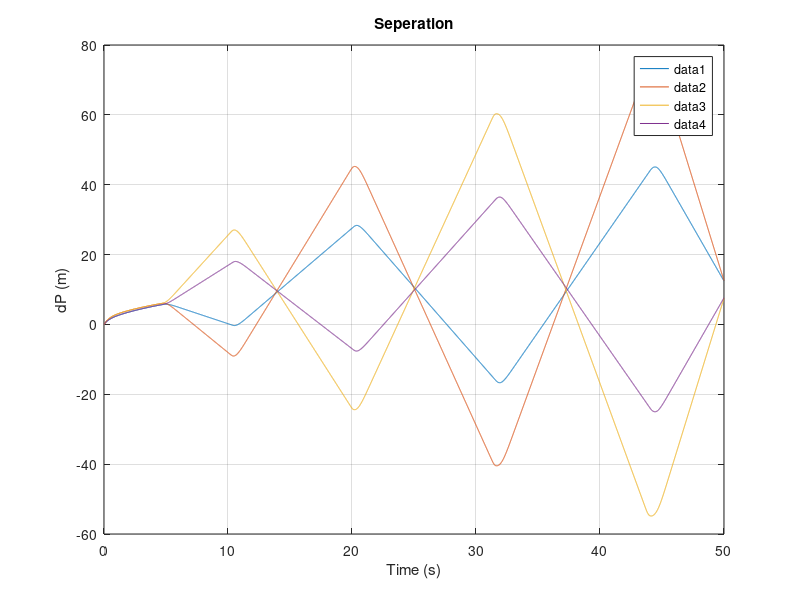
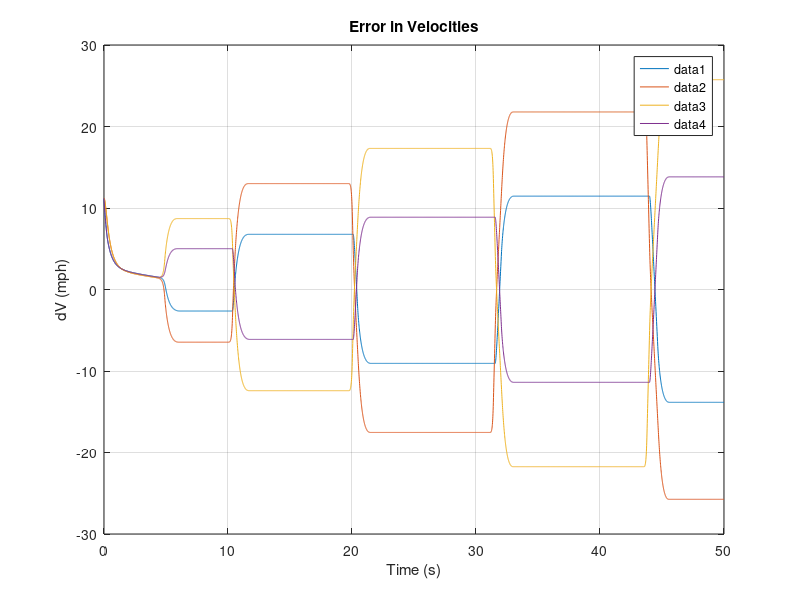
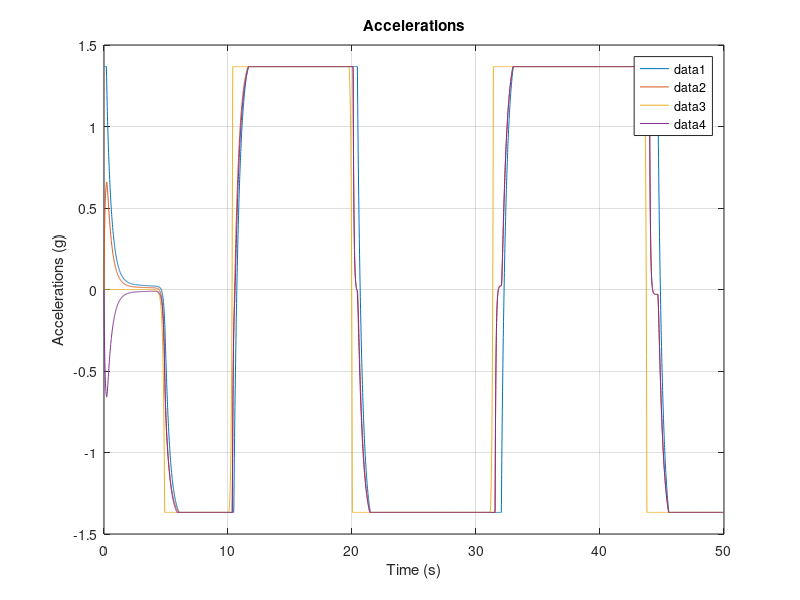

The MATLAB source for these figures, in order:
%% Vehicle Platoon

close all; clc; clear;

%% Functions

kp = 1;
kd = 7;
d = 10;

N = 5; % Platoon size with Leader

for n = 1:N-1
    B(n*2,n:n+1) = [-1 1];
    
end

for n=0:N-1
    K(n+1,n*2+1:n*2+4) = [-kp -kd kp kd];
end

K  = K(:,3:end-2);
A = diag(mod((1:N*2-3),2)==1,1)*1;

%% LQR
% Q = eye(N*2);
% R = 50*eye(N);
% [K,S,E]=lqr(A,B,Q,R);

%% Attacque

K_a = K;

K_a(3,3:6) = [-1 7 1 -7];

%% simulation

% X0  = zeros(1,N*2);
% X0(1,end-1:end) = [0 50];

X0 = [-10 5 -10 5 -10 5 -10 5];

tf = 50;
dt = 0.01;

clear X t
t=0:dt:tf;

maxA = 13.4112; % 30 mph/s in m/s^2
minA = -13.4112; % -30 mph/s m/s^2

X(1,:) = X0';

for n=2:length(t)
%     E(n-1,:) = (R - C*X(n-1,:)')';
    
%     U(n-1,:) = (K*X(n-1,:)');
    U(n-1,:) = (K_a*X(n-1,:)');

    U(maxA<U)=maxA;
    U(minA>U)=minA;   

    Xd = A*X(n-1,:)' + B*U(n-1,:)';
    X(n,:) = X(n-1,:) + dt*Xd';
end

%% Plots
for n=1:N-1
figure(1); plot(t,X(:,(n)*2-1)+d); hold on;
n
end
title('Seperation');
xlabel('Time (s)');
ylabel('dP (m)');
legend('show')
grid on



for n=1:N-1
figure(2); plot(t,X(:,n*2).*2.23694); hold on
n
end
title('Error in Velocities');
xlabel('Time (s)');
ylabel('dV (mph)');
legend('show')
grid on


for n=1:N-1
figure(3); plot(t(1:end-1),U(:,n)./9.806); hold on
end
title('Accelerations');
xlabel('Time (s)');
ylabel('Accelerations (g)');
legend('show')
grid on


